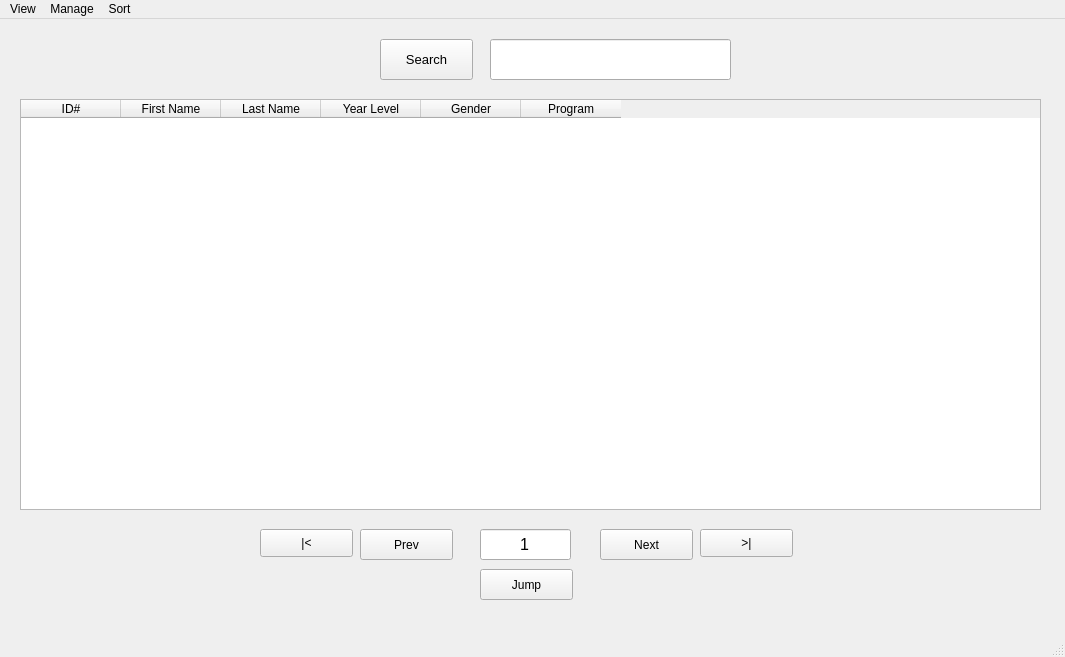
<?xml version="1.0" encoding="UTF-8"?>
<ui version="4.0">
 <class>StudentWindow</class>
 <widget class="QMainWindow" name="StudentWindow">
  <property name="geometry">
   <rect>
    <x>0</x>
    <y>0</y>
    <width>1065</width>
    <height>657</height>
   </rect>
  </property>
  <property name="windowTitle">
   <string>Student Window</string>
  </property>
  <widget class="QWidget" name="centralwidget">
   <widget class="QTableWidget" name="studentTable">
    <property name="geometry">
     <rect>
      <x>20</x>
      <y>80</y>
      <width>1021</width>
      <height>411</height>
     </rect>
    </property>
    <attribute name="verticalHeaderVisible">
     <bool>false</bool>
    </attribute>
    <attribute name="verticalHeaderHighlightSections">
     <bool>false</bool>
    </attribute>
    <column>
     <property name="text">
      <string>ID#</string>
     </property>
    </column>
    <column>
     <property name="text">
      <string>First Name</string>
     </property>
    </column>
    <column>
     <property name="text">
      <string>Last Name</string>
     </property>
    </column>
    <column>
     <property name="text">
      <string>Year Level</string>
     </property>
    </column>
    <column>
     <property name="text">
      <string>Gender</string>
     </property>
    </column>
    <column>
     <property name="text">
      <string>Program</string>
     </property>
    </column>
   </widget>
   <widget class="QPushButton" name="prevButton">
    <property name="geometry">
     <rect>
      <x>360</x>
      <y>510</y>
      <width>93</width>
      <height>31</height>
     </rect>
    </property>
    <property name="text">
     <string>Prev</string>
    </property>
   </widget>
   <widget class="QPushButton" name="nextButton">
    <property name="geometry">
     <rect>
      <x>600</x>
      <y>510</y>
      <width>93</width>
      <height>31</height>
     </rect>
    </property>
    <property name="text">
     <string>Next</string>
    </property>
   </widget>
   <widget class="QLineEdit" name="pageNum">
    <property name="geometry">
     <rect>
      <x>480</x>
      <y>510</y>
      <width>91</width>
      <height>31</height>
     </rect>
    </property>
    <property name="font">
     <font>
      <pointsize>12</pointsize>
     </font>
    </property>
    <property name="text">
     <string>1</string>
    </property>
    <property name="alignment">
     <set>Qt::AlignCenter</set>
    </property>
    <property name="readOnly">
     <bool>false</bool>
    </property>
   </widget>
   <widget class="QLineEdit" name="searchBar">
    <property name="geometry">
     <rect>
      <x>490</x>
      <y>20</y>
      <width>241</width>
      <height>41</height>
     </rect>
    </property>
    <property name="font">
     <font>
      <pointsize>12</pointsize>
     </font>
    </property>
    <property name="text">
     <string/>
    </property>
   </widget>
   <widget class="QPushButton" name="searchButton">
    <property name="geometry">
     <rect>
      <x>380</x>
      <y>20</y>
      <width>93</width>
      <height>41</height>
     </rect>
    </property>
    <property name="font">
     <font>
      <pointsize>10</pointsize>
     </font>
    </property>
    <property name="text">
     <string>Search</string>
    </property>
   </widget>
   <widget class="QPushButton" name="fPage">
    <property name="geometry">
     <rect>
      <x>260</x>
      <y>510</y>
      <width>93</width>
      <height>28</height>
     </rect>
    </property>
    <property name="text">
     <string>|&lt;</string>
    </property>
   </widget>
   <widget class="QPushButton" name="lPage">
    <property name="geometry">
     <rect>
      <x>700</x>
      <y>510</y>
      <width>93</width>
      <height>28</height>
     </rect>
    </property>
    <property name="text">
     <string>&gt;|</string>
    </property>
   </widget>
   <widget class="QPushButton" name="jump">
    <property name="geometry">
     <rect>
      <x>480</x>
      <y>550</y>
      <width>93</width>
      <height>31</height>
     </rect>
    </property>
    <property name="text">
     <string>Jump</string>
    </property>
   </widget>
  </widget>
  <widget class="QMenuBar" name="menubar">
   <property name="geometry">
    <rect>
     <x>0</x>
     <y>0</y>
     <width>1065</width>
     <height>26</height>
    </rect>
   </property>
   <widget class="QMenu" name="menuView">
    <property name="title">
     <string>View</string>
    </property>
    <addaction name="separator"/>
    <addaction name="viewPrograms"/>
    <addaction name="viewColleges"/>
   </widget>
   <widget class="QMenu" name="menuManage">
    <property name="title">
     <string>Manage</string>
    </property>
    <addaction name="addStudent"/>
    <addaction name="deleteStudent"/>
    <addaction name="editStudent"/>
    <addaction name="refreshTable"/>
   </widget>
   <widget class="QMenu" name="menuSort">
    <property name="title">
     <string>Sort</string>
    </property>
    <addaction name="sortID"/>
    <addaction name="sortFirstName"/>
    <addaction name="sortLastName"/>
    <addaction name="sortYearLevel"/>
    <addaction name="sortGender"/>
    <addaction name="sortProgram"/>
   </widget>
   <addaction name="menuView"/>
   <addaction name="menuManage"/>
   <addaction name="menuSort"/>
  </widget>
  <widget class="QStatusBar" name="statusbar"/>
  <action name="viewPrograms">
   <property name="text">
    <string>Programs</string>
   </property>
  </action>
  <action name="viewColleges">
   <property name="text">
    <string>Colleges</string>
   </property>
  </action>
  <action name="addStudent">
   <property name="text">
    <string>Add Student</string>
   </property>
  </action>
  <action name="deleteStudent">
   <property name="text">
    <string>Delete Student</string>
   </property>
  </action>
  <action name="editStudent">
   <property name="text">
    <string>Edit Student</string>
   </property>
  </action>
  <action name="sortID">
   <property name="text">
    <string>ID#</string>
   </property>
  </action>
  <action name="sortFirstName">
   <property name="text">
    <string>First Name</string>
   </property>
  </action>
  <action name="sortLastName">
   <property name="text">
    <string>Last Name</string>
   </property>
  </action>
  <action name="sortYearLevel">
   <property name="text">
    <string>Year Level</string>
   </property>
  </action>
  <action name="sortGender">
   <property name="text">
    <string>Gender</string>
   </property>
  </action>
  <action name="sortProgram">
   <property name="text">
    <string>Program</string>
   </property>
  </action>
  <action name="refreshTable">
   <property name="text">
    <string>Refresh Table</string>
   </property>
  </action>
 </widget>
 <resources/>
 <connections/>
</ui>
